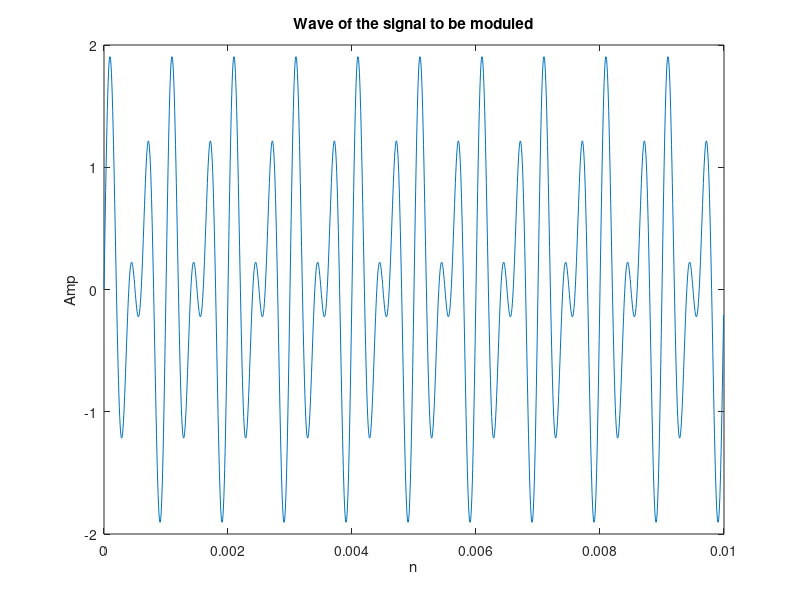
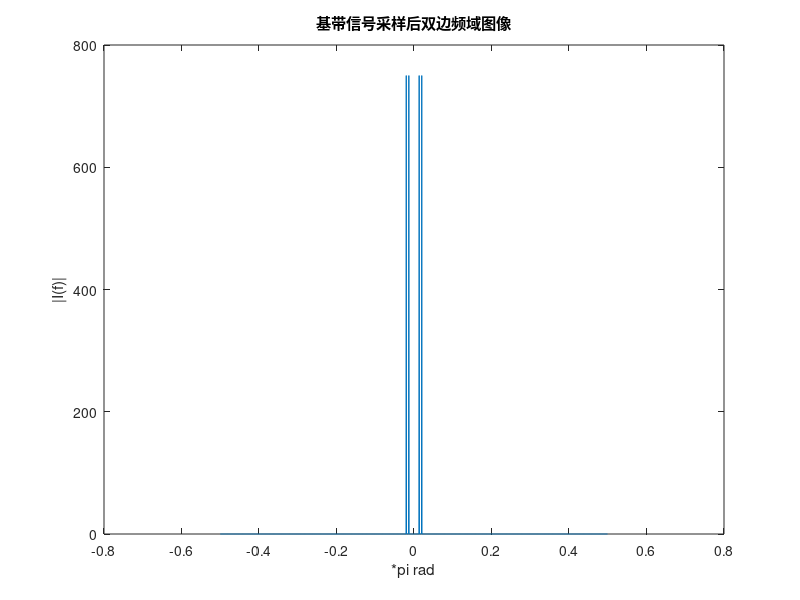
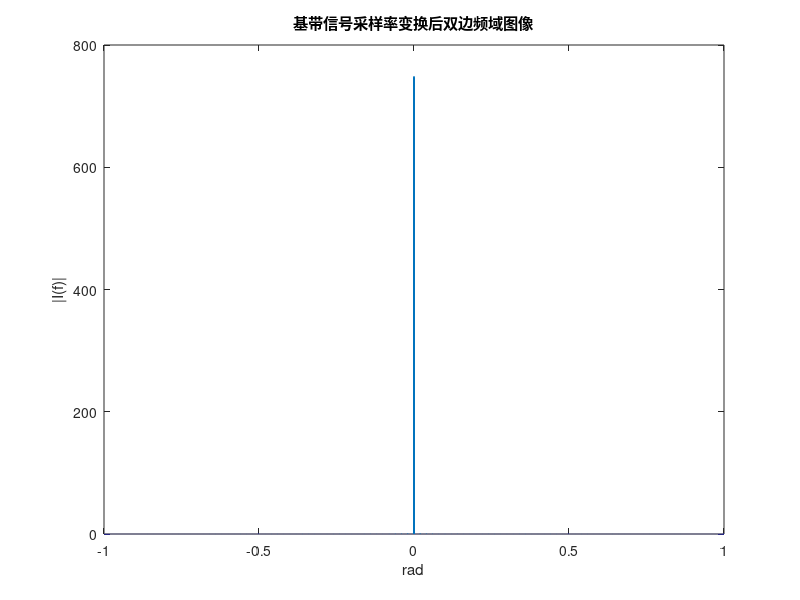

The MATLAB source for these figures, in order: (Note: this script raises an error after producing the figures.)
%%This is the code of SDR course design project
%We create a digital transmiter and receiver based on DSB Module
%%
%Init parameter setting
clear all
clc
fs1=150e3;%we set the sampling rate of the f to 150kHz
t1=0:1/fs1:0.01-1/fs1;
fc=211011*4;
fs2=15e6;%we set the sampling rate of the carrier signal to 15MHz
t2=0:1/fs2:0.01-1/fs2;
load filteralpha.mat;
load filterbeta.mat;
load filtertest.mat;
%%
f=sin(2*pi*2*10e2*t1)+sin(2*pi*3*10e2*t1);%the signal to be moduled
%f=filter(Num,1,f);%add a reshape filter
figure(1)
plot(t1,f);
title('Wave of the signal to be moduled');
xlabel("n");
ylabel("Amp");
N=length(f);
If=abs(fftshift(fft(f,N)));%fft
%fi=(-N/2:N/2-1)/N;%digital freq=analog freq*T
fi=((0:N-1)*1/N-1/2) ;
figure(2)
plot(fi,If);
title('基带信号采样后双边频域图像')
xlabel('*pi rad');
ylabel('|I(f)|');
%%
%Interp
f=(fs1/fs2)*interp(f,fs2/fs1);
N=length(f);
If=abs(fftshift(fft(f,N)));%fft
%fi=(-N/2:N/2-1)/N;%digital freq=analog freq*T
fi=2*((0:N-1)*1/N-1/2) ;
figure(3)
plot(fi,If);
title('基带信号采样率变换后双边频域图像')
xlabel('rad');
ylabel('|I(f)|');
[b,a]=sos2tf(SOS,G);
f=filter(b,a,f);
figure(4)
plot(t2,f);
title('Wave of the filtered interp signal');
xlabel("n");
ylabel("Amp");
N=length(f);
If=abs(fftshift(fft(f,N)));%fft
%fi=(-N/2:N/2-1)/N;%digital freq=analog freq*T
fi=2*((0:N-1)*1/N-1/2) ;
figure(5)
plot(fi,If);
title('基带信号采样率变换后经由DLPF滤波后双边频域图像')
xlabel('rad');
ylabel('|I(f)|');
%%
%I side and Q side Modulation
I=f;%I sideroad
Q=0;% Q sideroad
%%
c=cos(2*pi*fc*t2);%Carrier Signal
figure(6)
plot(t2,c);
title('Wave of the carrier signal');
xlabel("n");
ylabel("Amp");
%%
%DSB Modulation
%to be continued
s=f.*c;
figure(7)
plot(t2/0.001,s,t2/0.001,f,"r-");
title('Wave of the moduled signal');
xlabel('n');
ylabel("Amp");
legend('Modulated Message Signal','Message Signal m(n)')
%%
%DA module
Tx=(1/5)*interp(s+Q,5);
%%
%drawing the spectum of the signal
N=length(Tx);
If=abs(fftshift(fft(Tx,N)));%fft
%fi=fs2*5*(-N/2:N/2-1)/N;%digital freq=analog freq*T
%fi=(0:N-1)*fs1/N-fs1/2 ;
fi=((0:N-1)*fs2*5/N-fs2*5/2);
figure(8)
plot(fi,If);
title('发送信号双边频域图像')
xlabel('rad');
ylabel('|I(f)|');
%%
%Receiver part
ts3=0:1/(fs2*5):0.01-1/(fs2*5);
[b,a]=sos2tf(SOS1,G1);
Rx=filter(b, a, Tx);
N=length(Rx);
If=abs(fftshift(fft(Rx,N)));%fft
%fi=fs2*5*(-N/2:N/2-1)/N;%digital freq=analog freq*T
fi=(0:N-1)*fs2*5/N-fs2*5/2 ;
figure(9)
plot(fi,If);
title('发送信号经由选频滤波器后的双边频域图像')
xlabel('rad');
ylabel('|I(f)|');
%mix freq
Signal_mix=Rx.*cos(2*pi*389044*ts3);
N=length(Signal_mix);
If=abs(fftshift(fft(Signal_mix,N)));%fft
%fi=fs2*5*(-N/2:N/2-1)/N;%digital freq=analog freq*T
fi=(0:N-1)*fs2*5/N-fs2*5/2 ;
figure(10)
plot(fi,If);
title('混频后信号双边频域图像')
xlabel('rad');
ylabel('|I(f)|');
%filter
[b,a]=sos2tf(SOS2,G2);
Signal_filter=filter(b,a,Signal_mix);
N=length(Signal_filter);
If=abs(fftshift(fft(Signal_filter,N)));%fft
%fi=fs2*5*(-N/2:N/2-1)/N;%digital freq=analog freq*T
fi=(0:N-1)*fs2*5/N-fs2*5/2 ;
figure(11)
plot(fi,If);
title('中频滤波后信号双边频域图像')
xlabel('rad');
ylabel('|I(f)|');
figure(12)
plot(ts3,Signal_filter);
title('滤波后信号时域图像')
xlabel('rad');
ylabel('|I(f)|');
Signal_down=downsample(Signal_filter,5);
N=length(Signal_down);
If=abs(fftshift(fft(Signal_down,N)));%fft
%fi=fs2*5*(-N/2:N/2-1)/N;%digital freq=analog freq*T
fi=(0:N-1)*fs2/N-fs2/2 ;
figure(13)
plot(fi,If);
title('AD后信号双边频域图像')
xlabel('rad');
ylabel('|I(f)|');
%%
%Costas环
% mix=Tx.*cos(2*pi*fc*t2);
% N=length(mix);
% If=abs(fftshift(fft(mix,N)));%fft
% fi=fs2*(-N/2:N/2-1)/N;%digital freq=analog freq*T
% figure(8)
% plot(fi,If);
% title('发送信号双边频域图像')
% xlabel('rad');
% ylabel('|I(f)|');
